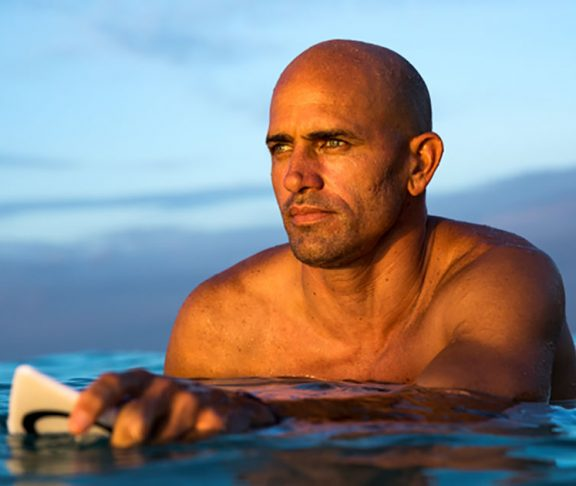
#> input picture hw3/data/slater.jpg, 576 x 486 px
$ jupyter execute --allow-errors hw3.ipynb   (shell and % lines are left out)
#> lines starting #> are read from the running program, lines starting #| are printed output that depends on the picture
### Common imports

[cell 1]
import os
import sys
import glob
import numpy as np
import matplotlib
import matplotlib.pyplot as plt
from mpl_toolkits.mplot3d import Axes3D
from PIL import Image
from imageio import imread, imsave
import cv2

# Problem 1

Know $x_c, y_c, x_s, y_s, r$ and $z_c=1$ from the camera's look-at vector. Want to find $z_s$.

$$
\begin{align}
(x_s - x_c)^2 + (y_s - y_c)^2 + (z_s - z_c)^2 = r^2 \\
(z_s - 1)^2 = r^2 - (x_s - x_c)^2 - (y_s - y_c)^2 \\
z_s = \sqrt{r^2 - (x_s - x_c)^2 - (y_s - y_c)^2} + 1
\end{align}
$$

Hence, the direction of the light source, $(x_s, y_s, z_s)$ is:
$$(x_s, y_s, \sqrt{r^2 - (x_s - x_c)^2 - (y_s - y_c)^2} + 1)$$

# 2. Photometric Stereo

#> (a cell that did not finish here is left out)

[cell 3]
# [9 lines left out: function save_outputs, not called in this run]

#### Plot the albedo and the surface norms.

[cell 4]
# [25 lines left out: function plot_albedo_and_surface_normals, not called in this run]

#### Plot the height map

[cell 5]
# [38 lines left out: functions set_aspect_equal_3d, display_3d, not called in this run]

---
### Your implementation

## Problem 2

[cell 6]
yale_subjects = ['yaleB01', 'yaleB02', 'yaleB05', 'yaleB07']
yale = {}

#> (the rest of this cell did not finish here and is left out)

I picked the first subject, yaleB01. The shadows fall on different parts of the subject's face and reveal information about the shape of the parts in images with different lighting directions. For example, from the second image below, the bottom of the nose is lightened up while the nose bridge is in shadows when the light comes from the bottom.

#> (a cell that did not finish here is left out)

## Problem 3

[cell 8]
# [16 lines left out: function preprocess, not called in this run]

#> (a cell that did not finish here is left out)

The preprocessed images don't look too different from the ones we showed above.

#> (a cell that did not finish here is left out)

## Problem 4

[cell 11]
# [20 lines left out: function photometric_stereo, not called in this run]

#> (a cell that did not finish here is left out)

#> (a cell that did not finish here is left out)

## Problem 5

$$
f(x, y) = \sum_{s=0}^{x} f_x(s, 0) + \sum_{t=0}^y f_y(x, t)
$$

[cell 14]
# [21 lines left out: function get_surface, not called in this run]

#> (a cell that did not finish here is left out)

#> (a cell that did not finish here is left out)

### Main function

[cell 17]
root_path = 'data/croppedyale/'
subject_name = 'yaleB02'

integration_method = 'average'
save_flag = True

full_path = '%s%s' % (root_path, subject_name)
#> (the rest of this cell did not finish here and is left out)

#> (a cell that did not finish here is left out)

## Problem 6

# 3. Denoising

[cell 19]
slater_image = imread('data/slater.jpg')/255.

# Note: we are reducing the size for faster processing.
slater_image = cv2.resize(slater_image, (280, 240))
#> slater_image: shape (240, 280, 3) float64

sigma = 10/255.

plt.figure(figsize=(10,20))
plt.axis('off')
plt.imshow(slater_image)

def noising_model(image, sigma):
#> called with sigma = 0.0392
    noise = np.random.normal(0, sigma, (image.shape))
    return image + noise
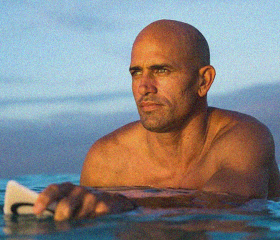
#> returned value: shape (240, 280, 3) float64; mean of channels 0, 1, 2 0.54, 0.526, 0.528; drawn with min black and max white

noisy_image = noising_model(slater_image, sigma=sigma)

# need to bring us better into range
noisy_image = np.clip(noisy_image, 0, 1)
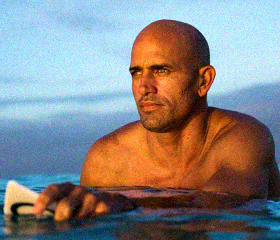
#> noisy_image: shape (240, 280, 3) float64; mean R, G, B 0.54, 0.526, 0.526

plt.title("Surfing World Champion Kelly Slater")
plt.figure(figsize=(10,20))
plt.axis('off')
plt.title("Gaussian noise with sigma of: {}".format(sigma))
plt.imshow(noisy_image)

# "real" noise image
chess_raw = imread("data/chess.png")
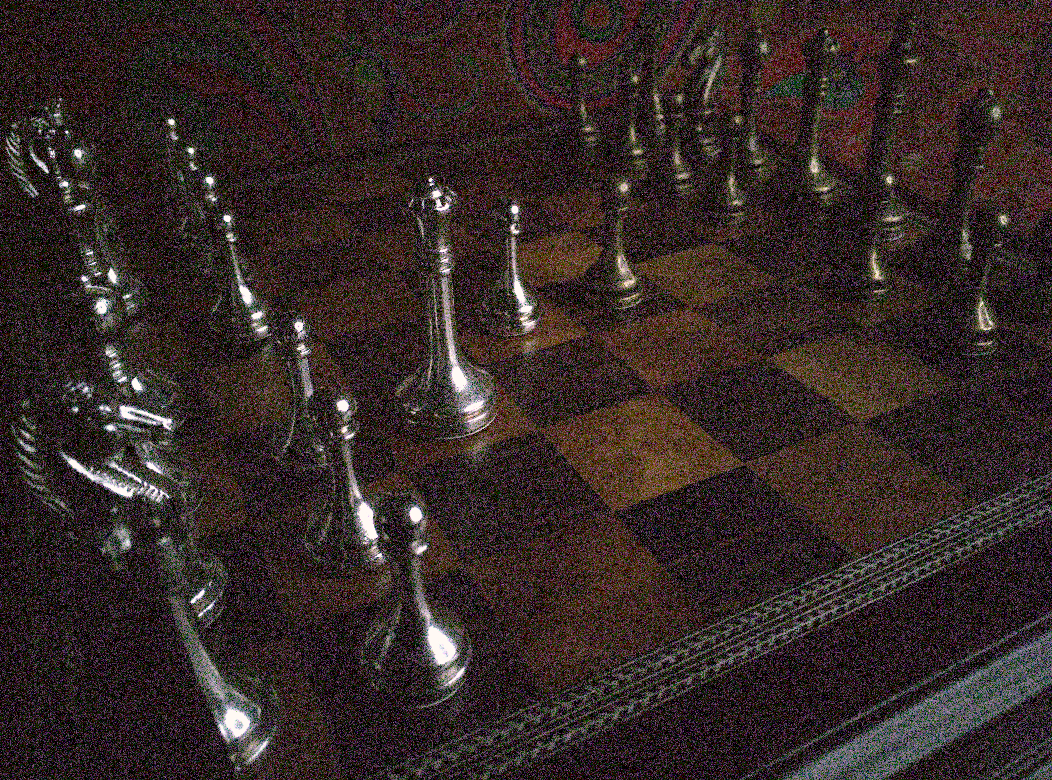
#> input picture hw3/data/chess.png, 1052 x 780 px
#> chess_raw is the input picture: shape (780, 1052, 3); mean R, G, B 53.4, 41.3, 39.3

chess_noisy = cv2.resize(chess_raw, (int(chess_raw.shape[1]/4), int(chess_raw.shape[0]/4)))/255.
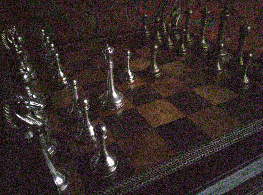
#> chess_noisy: shape (195, 263, 3) float64; mean R, G, B 0.21, 0.162, 0.154
plt.figure(figsize=(10,20))
plt.axis('off')
plt.title("Low-light smartphone image")
plt.imshow(chess_noisy)

## Problem 7 and 8

[cell 20]
# Implement the two filters from scratch

def median_filter(data, filter_size):
    pass

def mean_filter(data, filter_size):
    pass

[cell 21]
window_size = 5

mean_filtered_image = mean_filter(noisy_image, window_size)
median_filtered_image = median_filter(noisy_image, window_size)

plt.figure(figsize=(10,20))
plt.title("Noisy image")
plt.imshow(noisy_image)
plt.axis('off')
plt.figure(figsize=(10,20))
plt.axis('off')
plt.title("Mean filtering with window size: {}".format(window_size))
#> (the rest of this cell did not finish here and is left out)

## Problem 9

[cell 22]
def psnr(noisy_image, denoised_image):
    pass

def mse(noisy_image, denoised_image):
    pass

[cell 23]
print("PSNR for the noisy image: {}".format(psnr(slater_image, noisy_image)))
#| PSNR for the noisy image: None
print("PSNR for the mean filtered image: {}".format(psnr(slater_image, mean_filtered_image)))
#| PSNR for the mean filtered image: None
print("PSNR for the median filtered image: {}".format(psnr(slater_image, median_filtered_image)))
#| PSNR for the median filtered image: None

## Problem 10 and 11

[cell 24]
def compute_weight(d, h=1, sigma=20/255.):
    pass

def bilateral_filter(image, sigma=None, h=None):

    # hint for "naive" for-loop based implementation

#> called with sigma = 0.0392
    n1, n2, c = image.shape
#> n1 = 240; n2 = 280; c = 3

    Z = np.zeros((n1, n2, *[1] * (image.ndim - 2)))
    x = np.zeros(image.shape)

    s1 = s2 = 2 # search window domain
    p1 = p2 = 1 # patch domain; patch size is (2p1 + 1) x (2p2 + 1)

    for i in range(s1, n1-s1-p1):
        for j in range(s2, n2-s2-p2):
                for k in range(-s1, s1 + 1):
                    for l in range(-s2, s2 + 1):
                        pass

[cell 25]
def nlmeans_filter(image, sigma=None, h=None):
    # hint: implementation will be very similar to bilateral filter
    # can reuse most of your implementation
    pass

[cell 26]
import time

start = time.time()

plt.figure(figsize=(10,20))
plt.axis('off')
plt.title("noisy")
plt.imshow(noisy_image)

bilateral_filtered_image = bilateral_filter(noisy_image, sigma=10/255.)
nlmeans_filtered_image = nlmeans_filter(noisy_image, sigma=10/255.)

plt.figure(figsize=(10,20))
plt.axis('off')
plt.title("Bilateral filtered")
#> (the rest of this cell did not finish here and is left out)

[cell 27]
# Example of denoising for the chess image with unknown noise.  Feel free to play with the sigma "guess"
# and other parameters to see if you can improve the qualitative reconstruction
# Reducing the size of the image for faster processing

chess_raw = imread("data/chess.png")

chess_noisy = cv2.resize(chess_raw, (int(chess_raw.shape[1]/4), int(chess_raw.shape[0]/4)))/255.
plt.figure(figsize=(10,20))
plt.axis('off')
plt.title("Low-light smartphone image")
plt.imshow(chess_noisy)

mean_filtered_chess = mean_filter(chess_noisy, 3)
bilateral_filtered_chess_20 = bilateral_filter(chess_noisy, sigma=20/255.)
bilateral_filtered_chess_40 = bilateral_filter(chess_noisy, sigma=40/255.)
